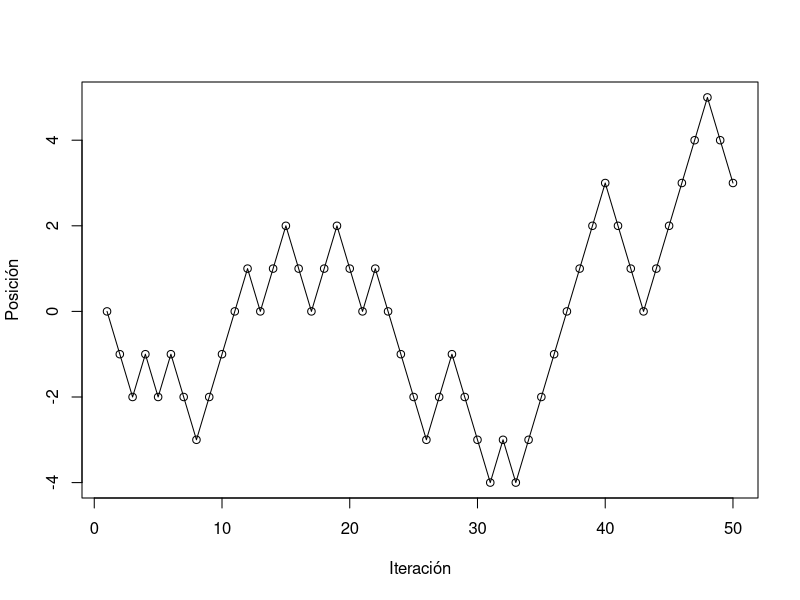

R code for this plot:
## Estructuras de control: loops (for)

# Los "loops" ("lazos" o "bucles" en español) son comandos especiales que sirven para hacer ejecutar una tarea una cantidad arbitraria de veces; se llama iteración a cada una de estas repeticiones. Sirven para hacer en segundos lo que manualmente llevaría horas, días o sería simplemente demasiado.

# Los comandos más universales para hacer loops en programación son "for" y
# "while", y en R esto no es distinto.

# Se puede acceder a la ayuda de R con varios comandos, por ejemplo (no correr):
?Control
?"for"


## SINTAXIS
# Aquí veremos solamente el caso más común que suele utilizarse en R, pero es
# bueno saber que existen variantes más sofisticadas.
# Este comando es usado cuando de antemano sabemos el número de iteraciones que
# necesitamos. En la práctica esto es la mayoría de las veces. Un loop for
# típico se escribe así:

for (i in 1:10) {
  # comando 1
  # comando 2
  # etc ...
}

# Con este código R ejecuta los comandos 1, 2, etc unas 10 veces. Por ejemplo,
# el siguiente ejemplo escribe la palabra "Hemoglobina" 4 veces:

for (i in 1:4) {
  print("Hemoglobina")
}

# ¡Atención! Un error común es olvidar escribir alguno de las llaves { y }; sin
# embargo en el caso de un único comando se pueden eliminar por completo ...

# Más importante aún que la cantidad de veces que se ejecutan los comandos es la
# discreta presencia de la letra "i" en la primer línea. El rol de este objeto
# es el de variable: en cada iteración el i cambia, tomando los valores 1, 2, 3
# y 4 (en este caso). Esto es sumamente útil para hacer casi cualquier cosa más
# elaborada que escribir lo mismo 4 veces ...

# El siguiente ejemplo muestra esta propiedad de forma explícita:

for (i in 1:5) {
  print("El valor i:")
  print(i)
}

# Nótese que ahora i = 5, ya que es el último valor del loop. Nótese también que
# no hay restricción alguna en los números a utilizar. Es perfectamente válido
# (y potencialmente útil) escribir 3:5 o -1:5 en lugar de 1:5 como en el ejemplo.

# Nótese también que se utilizan 2 espacios antes de los comandos interiores a
# las llaves. Esta práctica es simplemente un criterio común para que el ojo
# humano detecte fácilmente cuáles son los comandos del loop.

# ¡Atención! Uno de los errores más comunes es el poner un sólo número aquí,
# por ejemplo:

for (i in 5) {
  print(i)
}

# Esto sólo imprime "5".

# Nótese también: que la letra i no es la única opción, cualquier letra o
# palabra sirve.


## USOS MÁS COMUNES:
# 1. Para acceder de forma secuencial a los distintos valores de un vector,
# matriz o data.frame se pueden usar códigos como el siguiente:

perros <- c("cucho", "bobi", "morti", "sultan", "fido", "yonofui")

for (i in 1:length(perros)) {
  print(paste("Mi perro se llamaba:", perros[i]))
}

# Lo más importante para notar aquí es el uso de los paréntesis rectos para
# indicar que queremos sólo el iésimo elemento del vector "perros". Es decir, se
# escribe "perros[i]" y no "perros" solamente.

# Nótese que aquí en vez de escribir "1:6" se puso "1:length(perros)", de forma
# tal que no es necesario saber de antemano cuántos elementos tiene el vector en
# cuestión.

# En mismo principio se puede utilizar de muchas maneras distintas y en
# particular con matrices y data.frames puede ser muy útil. Por ejemplo, para
# imprimir el promedio de valores de cada fila en una matriz m:

m <- matrix(rnorm(24, 5), nrow=4)
for (i in 1:nrow(m)) {
  print(mean(m[i, ]))
}


# 2. Otro uso común es el de ir "rellenando" un objeto con valores obtenidos en
# cada iteración. En este tipo de estrategias, primero se debe crear el objeto
# vacío y luego en el for se ejecutan los comandos para hacer el rellenado. El
# siguiente ejemplo ilustra este principio utilizando la matriz m creada en el
# ejemplo anterior:

(promxfila <- numeric(nrow(m)))
# Este primer comando genera un vector de ceros con la longitud adecuada.
for (i in 1:nrow(m)) {
  promxfila[i] <- mean(m[i, ])
}

# Es fácil comprobar que el vector promxfila contiene los mismos valores que se
# imprimieron anteriormente.

# Nota: existe una forma más fácil y eficiente de hacer lo mismo:
promxfila <- rowMeans(m)


# 3. Los usos anteriores se pueden combinar para reproducir diferentes tipos de
# procesos. Vamos a ilustrar este principio con la llamada "caminata del
# borracho".

# La caminata del borracho es un proceso muy simple: en cada iteración se tira
# una moneda (usaremos "sample" para esto) y el borracho se mueve un paso a la
# izquierda o a la derecha según el caso.

# Hagamos un borracho con 50 iteraciones, cuya posición inicial es el cero.
# Primero hay que crear el vector para rellenar:

posicion <- numeric(50)
for (i in 1:49) {
  moneda <- sample(c(-1, 1), 1)
  posicion[i + 1] <- posicion[i] + moneda
}

# Podemos visualizar el resultado con un comando simple de plot:
plot(posicion, type="o", xlab="Iteración", ylab="Posición")


# 4. Loops Anidados. Muchas circunstancias pueden llevar a que sea necesario
# hacer un for dentro de otro for, lo cual suele hacer las cosas un poco más
# complicadas. Ilustraremos el concepto utilizando nuevamente la matriz m creada
# anteriormente:

for (i in 1:nrow(m)) {
  for (j in 1:ncol(m)) {
    print(m[i, j])
  }
}

# Como fácilmente se puede comprobar, este código simplemente imprime todos los
# elementos de la matriz m.

# Nótese: que la variable i se usa para las filas y la variable j para las
# columnas. Es importante en estos casos usar nombres diferentes para cada for,
# ya que de otra manera se producen errores que pasan inadvertidos.

# En general es lo más aconsejable tratar de evitar utilizar este tipo de
# recursos, ya que muchas veces se pueden resolver los mismos problemas de
# formas más eficientes. En la lección "loops-for-extra" se explica mejor esta
# idea y se dan algunos ejemplos.

## RESUMEN
# Hemos visto el tipo de loop más comunmente utilizado en programación. El loop
# 'for' se utiliza cuando "sabemos" de antemano el número de iteraciones que
# necesitamos.
# Dado que la sintaxis es relativamente elaborada, hay que tener especial
# atención a los errores, particularmente los más comunes: omisión de una llave,
# escribir mál la secuencia de números (1:n) o confundir el nombre de las
# variables (i, j, k, etc ...).
# Los ejemplos empleados dan cuenta de situaciones comunes en que podemos
# utilizar esta herramienta, pero no está limitada a éstas. Siendo particular-
# mente útil al realizar simulaciones con modelos o aplicar análisis a grandes
# series de datos, su combinación dentro de funciones y con otras estructuras
# de control (ej: condicionales) se hace más importante, y resulta fundamental
# como herramienta para cualquier programador.
